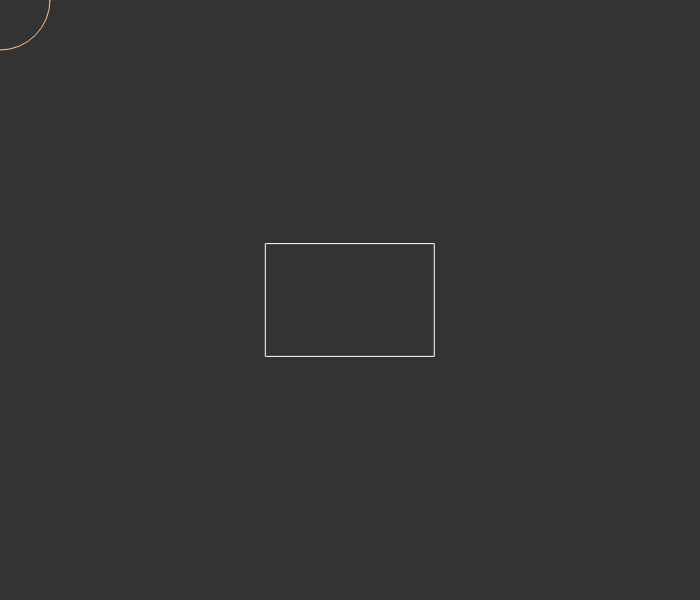
Frame 1 (no input)
Frame 60 (no input): identical to frame 1, image omitted
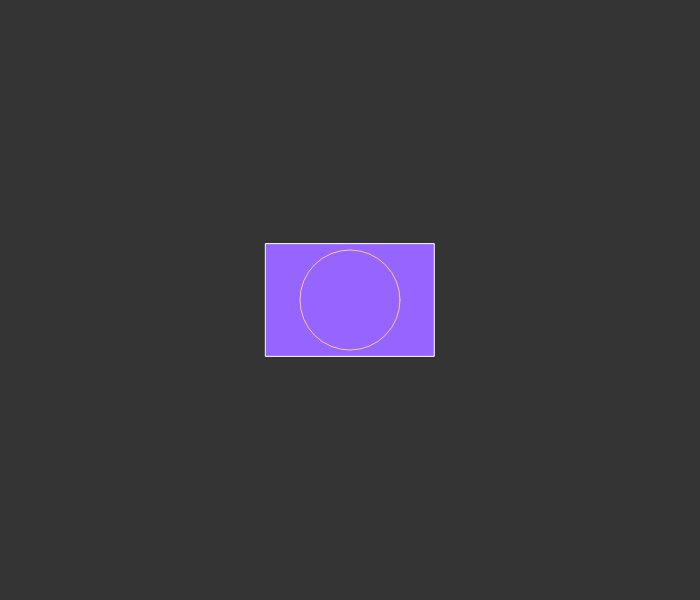
Frame 120 (the mouse pressed at the canvas centre since frame 60)

The p5.js sketch that drew these frames (run headless with seeded random() and noise() and a simulated clock; from frame 60 on, the mouse is pressed at the canvas centre):

// p5.js sketch
// ── sketch.js
class Rectangle {
    constructor(x, y, w, h) {
        this.x = x;
        this.y = y;
        this.w = w;
        this.h = h;
        this.intersects = false;
    }

    rend() {
        if (this.intersects) {
            fill(150, 100, 255);
        } else {
            noFill();
        }
        stroke(255);
        rectMode(CENTER);
        rect(this.x, this.y, this.w, this.h);
    }
}

class Circle {
    constructor(x, y, r) {
        this.x = x;
        this.y = y;
        this.r = r;
        this.rSquared = r * r;
    }

    intersects(rectangle) {
        // Showing https://github.com/CodingTrain/website/blob/master/CodingChallenges/CC_098.3_QuadTree_Collisions/P5/quadtree.js
        const xDist = Math.abs(rectangle.x - this.x);
        const yDist = Math.abs(rectangle.y - this.y);

        if (xDist > this.r + rectangle.w / 2 || yDist > this.r + rectangle.h / 2) {
            return false;
        }
        if (xDist <= rectangle.w / 2 || yDist <= rectangle.h / 2) {
            return true;
        }
        const edges = (xDist - rectangle.w / 2) ** 2 + (yDist - rectangle.h / 2) ** 2;
        return edges <= this.rSquared;
    }

    rend() {
        noFill();
        stroke(255, 200, 150);
        ellipse(this.x, this.y, this.r * 2, this.r * 2);
    }
}


let r;

function setup() {
    createCanvas(700, 600);
    r = new Rectangle(width * 0.5, height * 0.5, random(90, 200), random(90, 200));
}

function draw() {
    background(51);
    const c = new Circle(mouseX, mouseY, 50);
    r.intersects = false;
    r.intersects = c.intersects(r);
    r.rend();
    c.rend();
}
